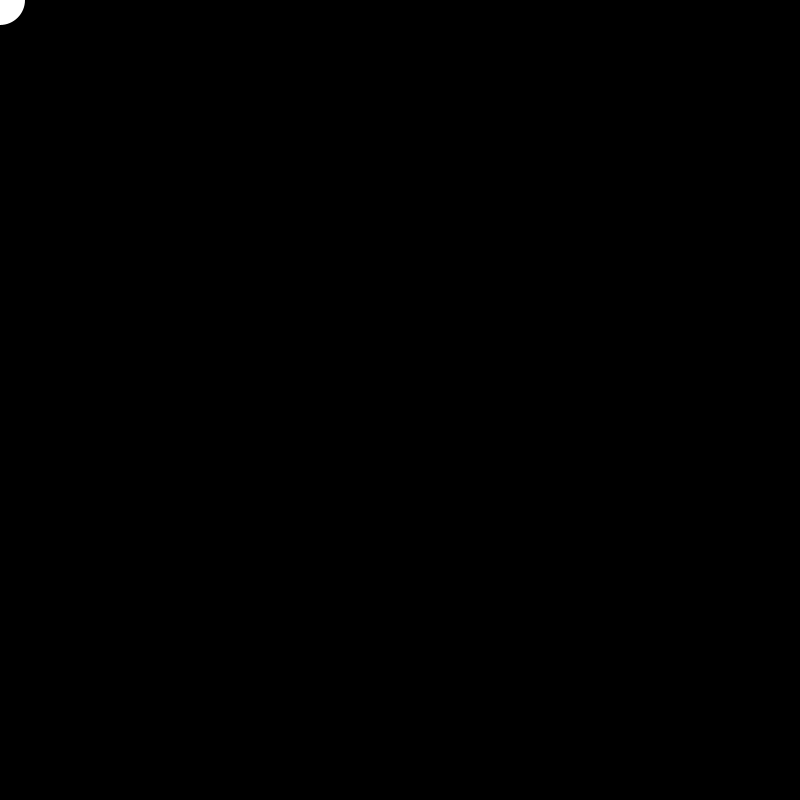
Frame 1 (no input)
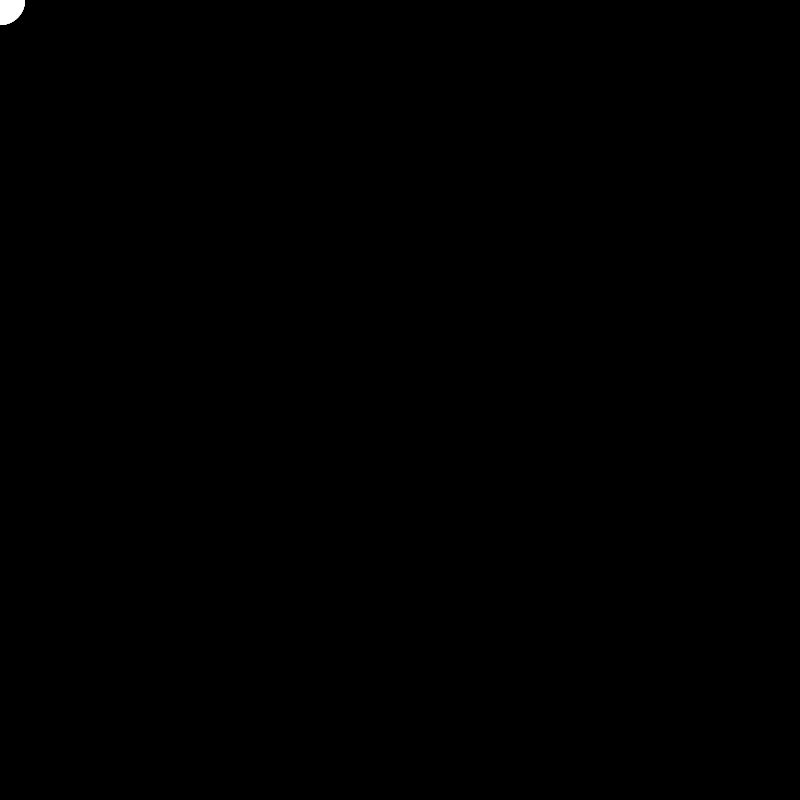
Frame 60 (the mouse pressed at the canvas centre just before this capture)
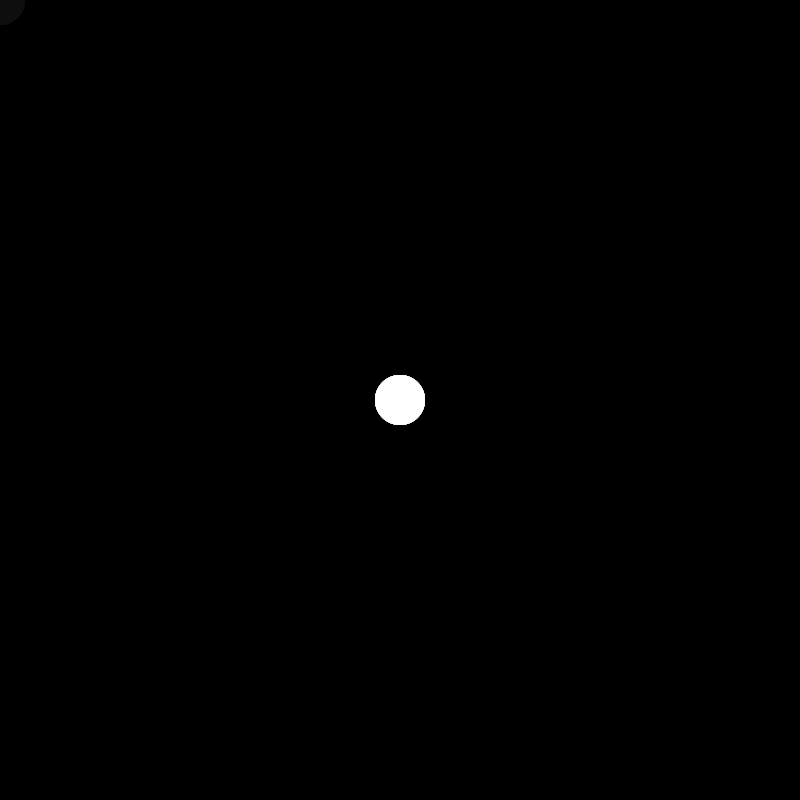
Frame 120 (the mouse held since frame 60 and released just before this capture)

The Processing sketch that drew these frames (run headless with seeded random() and noise(); from frame 60 on, the mouse is pressed at the canvas centre):

// Processing sketch: code_05_02
// ── code_05_02.pde
void setup(){
size(800, 800);
background(0);
noStroke();
}

void draw(){
fill(0, 12);
rect(0, 0, width, height);

fill(255);
ellipse(mouseX, mouseY, 50, 50);
println("valor X: " + mouseX + " | valor Y: " + mouseY);
}
